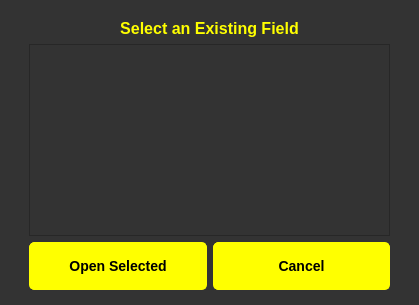
<?xml version="1.0" encoding="UTF-8"?>
<ui version="4.0">
 <class>SelectFieldWindow</class>
 <widget class="QDialog" name="SelectFieldWindow">
  <property name="geometry">
   <rect>
    <x>0</x>
    <y>0</y>
    <width>419</width>
    <height>305</height>
   </rect>
  </property>
  <property name="minimumSize">
   <size>
    <width>400</width>
    <height>300</height>
   </size>
  </property>
  <property name="windowTitle">
   <string>Select Existing Field</string>
  </property>
  <property name="styleSheet">
   <string notr="true">/* Main Window or Dialog Background */
QWidget {
    background-color: #333333; /* Dark grey background */
    color: yellow; /* Yellow text */
    font-family: Arial, sans-serif; /* Font style */
    font-size: 14px; /* Font size */
}

/* Labels (Username, Password) */
QLabel {
    color: yellow; /* Yellow text */
    font-size: 16px; /* Larger font size for labels */
    font-weight: bold; /* Bold text */
}

/* Specific Label (label_4) */
QLabel#label_4 {
    color: #555555; /* Yellow text */
    padding: 5px; /* Padding inside the label */
    border-radius: 5px; /* Rounded corners */
}

/* Line Edits (Input Fields) */
QLineEdit {
    background-color: #444444; /* Darker grey background */
    color: yellow; /* Yellow text */
    border: 1px solid yellow; /* Yellow border */
    border-radius: 5px; /* Rounded corners */
    padding: 5px; /* Padding inside the input field */
    font-size: 14px; /* Font size */
}

/* Push Buttons (Login, Register) */
QPushButton {
    background-color: yellow; /* Yellow background */
    color: black; /* Black text */
    border: 1px solid yellow; /* Yellow border */
    border-radius: 5px; /* Rounded corners */
    padding: 10px; /* Padding inside the button */
    font-size: 14px; /* Font size */
    font-weight: bold; /* Bold text */
}

/* Push Button Hover Effect */
QPushButton:hover {
    background-color: #cccc00; /* Darker yellow on hover */
    border: 1px solid #cccc00; /* Darker yellow border on hover */
}

/* Push Button Pressed Effect */
QPushButton:pressed {
    background-color: #999900; /* Even darker yellow when pressed */
    border: 1px solid #999900; /* Even darker yellow border when pressed */
}</string>
  </property>
  <widget class="QWidget" name="verticalLayoutWidget">
   <property name="geometry">
    <rect>
     <x>29</x>
     <y>19</y>
     <width>361</width>
     <height>271</height>
    </rect>
   </property>
   <layout class="QVBoxLayout" name="verticalLayout">
    <item>
     <widget class="QLabel" name="title_label">
      <property name="font">
       <font>
        <family>Arial</family>
        <pointsize>-1</pointsize>
        <weight>75</weight>
        <bold>true</bold>
       </font>
      </property>
      <property name="text">
       <string>Select an Existing Field</string>
      </property>
      <property name="alignment">
       <set>Qt::AlignCenter</set>
      </property>
     </widget>
    </item>
    <item>
     <widget class="QListWidget" name="field_list"/>
    </item>
    <item>
     <layout class="QHBoxLayout" name="horizontalLayout">
      <item>
       <widget class="QPushButton" name="open_field_button">
        <property name="sizePolicy">
         <sizepolicy hsizetype="Expanding" vsizetype="Expanding">
          <horstretch>0</horstretch>
          <verstretch>0</verstretch>
         </sizepolicy>
        </property>
        <property name="text">
         <string>Open Selected</string>
        </property>
       </widget>
      </item>
      <item>
       <widget class="QPushButton" name="cancel_button">
        <property name="sizePolicy">
         <sizepolicy hsizetype="Expanding" vsizetype="Expanding">
          <horstretch>0</horstretch>
          <verstretch>0</verstretch>
         </sizepolicy>
        </property>
        <property name="text">
         <string>Cancel</string>
        </property>
       </widget>
      </item>
     </layout>
    </item>
   </layout>
  </widget>
 </widget>
 <resources/>
 <connections/>
</ui>
